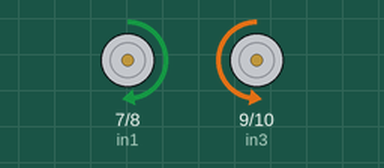
Recording of a sketch running on a simulated Arduino Uno, built with avr-gcc and run on an emulated ATmega328P. On the bench: motor-driver pin pairs drawn as motors (green arrow = first pin HIGH = forward, orange = second pin HIGH = backward, longer = more drive, scaled by the enable pin).

Above: at 0.5 s.
At 4.2 s:
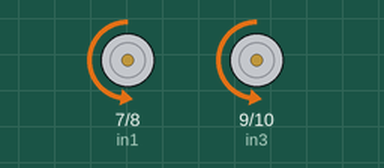
At 7.8 s:
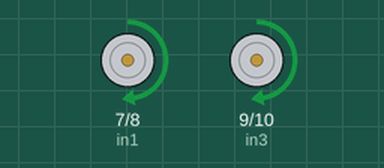
At 9.6 s:
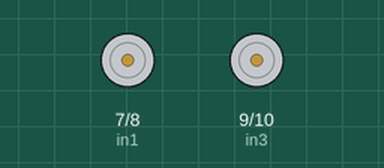
Timing chart, 0 to 14.4 s (numbered marks = the images above):
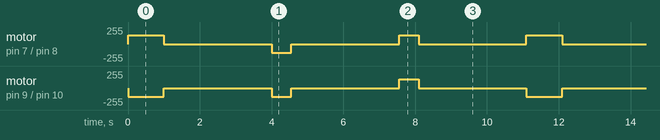

Measured:
- by itself, motor on pin 7 (in1) / pin 8 (in2): repeats every 11.1 s: stopped 3.0 s, backward 128/255 0.55 s, stopped 3.0 s, forward 128/255 0.55 s, stopped 3.0 s, forward 128/255 1.0 s
- by itself, motor on pin 9 (in3) / pin 10 (in4): repeats every 11.1 s: stopped 3.0 s, backward 128/255 0.55 s, stopped 3.0 s, forward 128/255 0.55 s, stopped 3.0 s, backward 128/255 1.0 s

The sketch:

motor_test.ino
```cpp
// Motor control pins
const int enA = 3;  // Enable Motor A (PWM)
const int in1 = 7;  // Input 1 Motor A
const int in2 = 8;  // Input 2 Motor A

const int enB = 5;  // Enable Motor B (PWM)
const int in3 = 9;  // Input 1 Motor B
const int in4 = 10; // Input 2 Motor B

void setup() {
  pinMode(enA, OUTPUT);
  pinMode(in1, OUTPUT);
  pinMode(in2, OUTPUT);

  pinMode(enB, OUTPUT);
  pinMode(in3, OUTPUT);
  pinMode(in4, OUTPUT);

  stopMotors();
}

// Helper function to stop both motors cleanly
void stopMotors() {
  digitalWrite(in1, LOW);
  digitalWrite(in2, LOW);
  analogWrite(enA, 0);

  digitalWrite(in3, LOW);
  digitalWrite(in4, LOW);
  analogWrite(enB, 0);
}

// Moves both motors forward; duration in floating-point seconds
void forward(float duration_sec) {
  digitalWrite(in1, HIGH);
  digitalWrite(in2, LOW);
  analogWrite(enA, 128);

  digitalWrite(in3, LOW);
  digitalWrite(in4, HIGH);
  analogWrite(enB, 128);

  // UL multiplier prevents integer overflow on 16-bit boards
  delay((unsigned long)(duration_sec * 1000UL));
  stopMotors();
}

// Point-turn Left: Motor A (Left) REVERSE, Motor B (Right) FORWARD
void left(unsigned long duration_ms = 400) {
  // Motor A: Reverse
  digitalWrite(in1, LOW);
  digitalWrite(in2, HIGH);
  analogWrite(enA, 128);

  // Motor B: Forward
  digitalWrite(in3, LOW);
  digitalWrite(in4, HIGH);
  analogWrite(enB, 128);

  delay(duration_ms);
  stopMotors();
}

// Point-turn Right: Motor A (Left) FORWARD, Motor B (Right) REVERSE
void right(unsigned long duration_ms = 400) {
  // Motor A: Forward
  digitalWrite(in1, HIGH);
  digitalWrite(in2, LOW);
  analogWrite(enA, 128);

  // Motor B: Reverse
  digitalWrite(in3, HIGH);
  digitalWrite(in4, LOW);
  analogWrite(enB, 128);

  delay(duration_ms);
  stopMotors();
}

void loop() {

  forward(1.0);   // Move forward for 2 seconds
  delay(3000);    // Pause 1 second


  left(550);     // Turn left for 1 second
  delay(3000);    // Pause 1 second


  right(550);    // Turn right for 1 second
  delay(3000);    // Pause 3 seconds before restarting the loop


}
```
